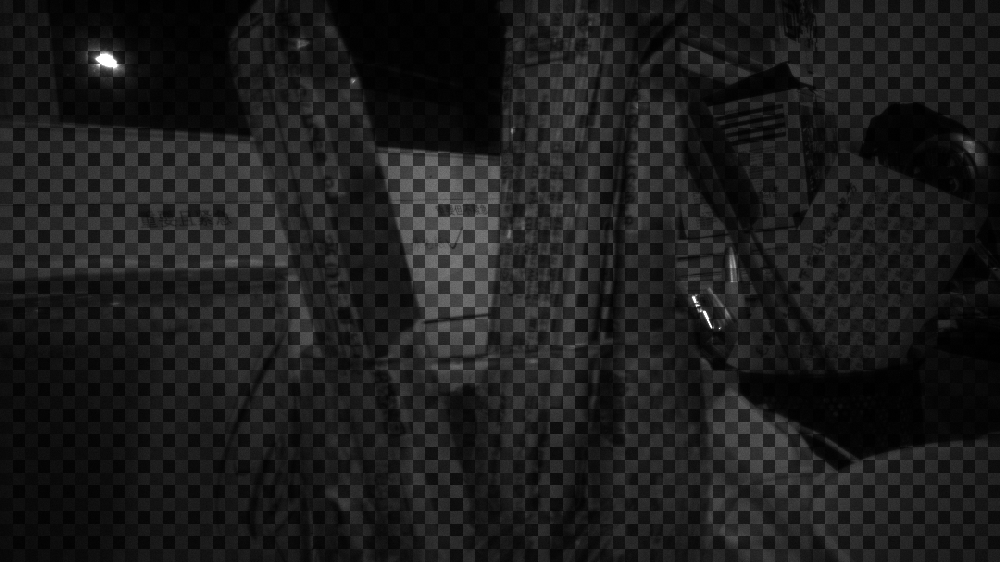
#> input picture test_raw.png, 1000 x 562 px, shrunk from 1920 x 1080 before the run
$ python parseRaw.py
#> lines starting #> are read from the running program, lines starting #| are printed output that depends on the picture
import cv2
import numpy as np

if __name__ == '__main__':
    file_path = "./test_raw.png"

    # step1 读取数据
    # ----------------------------------------------------------------------------------
    raw_data = cv2.imread(file_path, cv2.IMREAD_UNCHANGED)
#> raw_data is the input picture: shape (562, 1000) uint16; min 0, max 65408, mean 7322.1
    # ----------------------------------------------------------------------------------

    # step2 Bayer插值
    # ----------------------------------------------------------------------------------
    # Bayer array:
    # G     B
    # R     G
    raw_data_bgr = cv2.cvtColor(raw_data, cv2.COLOR_BAYER_GB2BGR)
    print('image size:', raw_data_bgr.shape)
#| image size: (562, 1000, 3)
    # ----------------------------------------------------------------------------------

    # step3 白平衡
    # ----------------------------------------------------------------------------------
    band_b = raw_data_bgr[:, :, 0]
    band_g = raw_data_bgr[:, :, 1]
    band_r = raw_data_bgr[:, :, 2]

    band_r = band_r * 2.04
    band_g = band_g
    band_b = band_b * 1.32
    # ----------------------------------------------------------------------------------

    # step4 缩放颜色尺度
    # ----------------------------------------------------------------------------------
    max_r = np.max(band_r)
#> max_r = 133432.3
    max_g = np.max(band_g)
#> max_g = 65408
    max_b = np.max(band_b)
#> max_b = 86338.6
    print('max red:', max_r, 'max green:', max_g, 'max blue:', max_b)
#| max red: 133432.32 max green: 65408 max blue: 86338.56
    min_value = min(max_r, min(max_g, max_b))
#> min_value = 65408
    print('min value:', min_value)
#| min value: 65408

    band_r_clip = np.where(band_r > min_value, min_value, band_r)
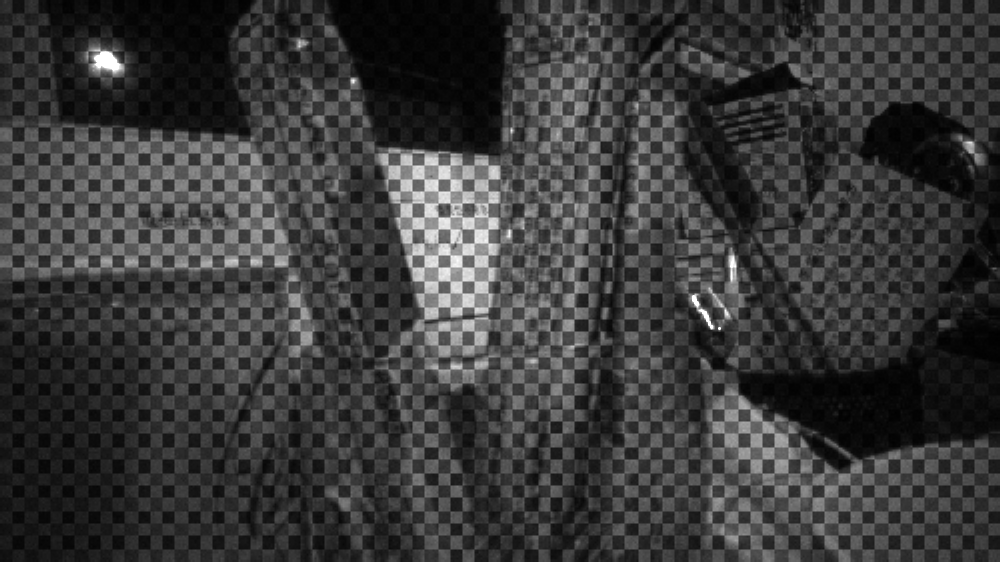
#> band_r_clip: shape (562, 1000) float64; min 0, max 65408, mean 14908.5; drawn with min black and max white
    band_g_clip = np.where(band_g > min_value, min_value, band_g)
    band_b_clip = np.where(band_b > min_value, min_value, band_b)
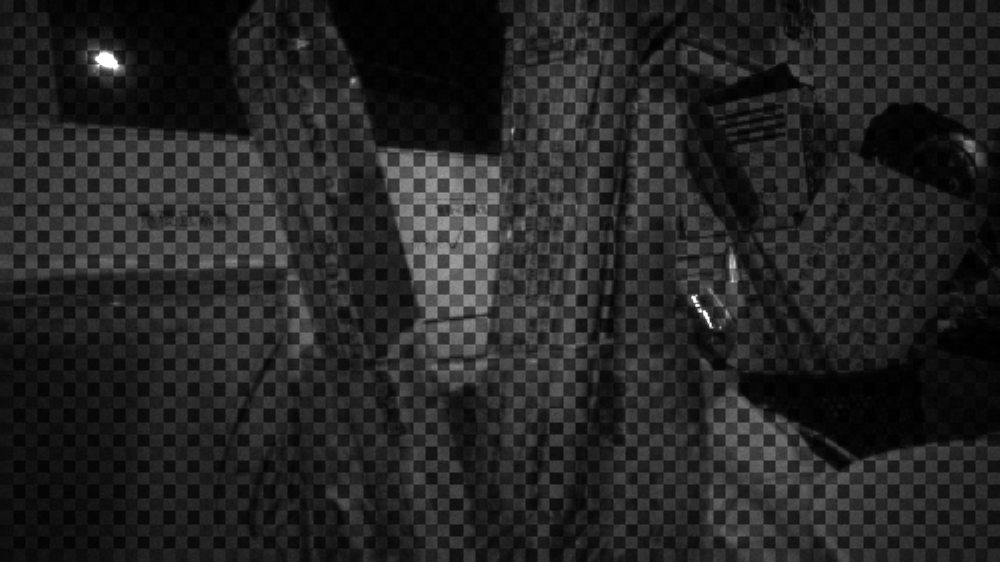
#> band_b_clip: shape (562, 1000) float64; min 84.48, max 65408, mean 9654.8; drawn with min black and max white
    # ----------------------------------------------------------------------------------

    # step5 合并波段并输出
    # ----------------------------------------------------------------------------------
    band_r_clip_int = np.zeros([band_r_clip.shape[0], band_r_clip.shape[1]], np.uint8)
    band_g_clip_int = np.zeros([band_g_clip.shape[0], band_g_clip.shape[1]], np.uint8)
    band_b_clip_int = np.zeros([band_b_clip.shape[0], band_b_clip.shape[1]], np.uint8)

    for i in range(band_r_clip.shape[0]):
        for j in range(band_r_clip_int.shape[1]):
            band_r_clip_int[i, j] = int(band_r_clip[i, j] / 256)
            band_g_clip_int[i, j] = int(band_g_clip[i, j] / 256)
            band_b_clip_int[i, j] = int(band_b_clip[i, j] / 256)

    bands = cv2.merge((band_b_clip_int, band_g_clip_int, band_r_clip_int))
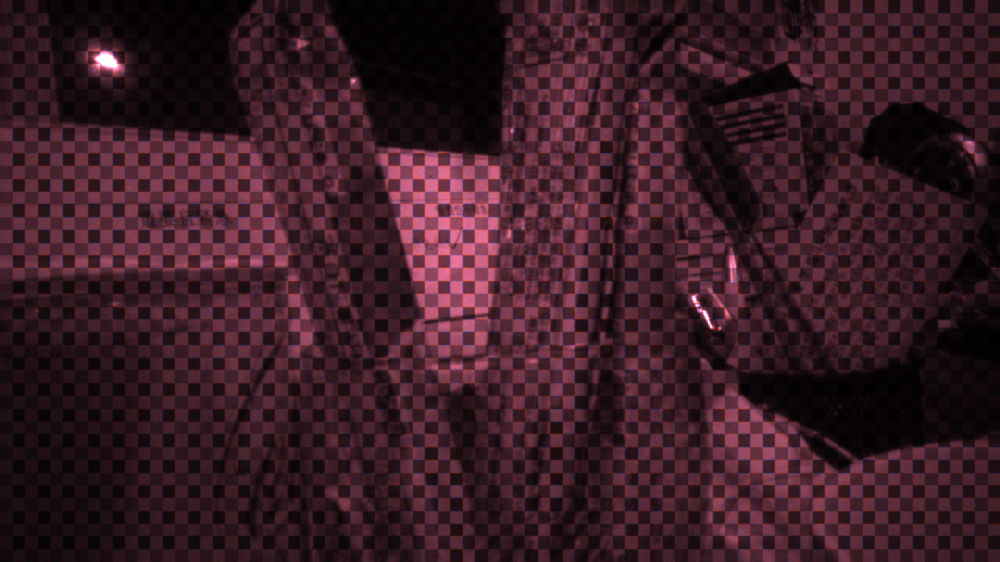
#> bands: shape (562, 1000, 3); mean of channels 0, 1, 2 37.2, 28.2, 57.7; drawn as B, G, R

    cv2.imwrite("merged.png", bands)
    # ----------------------------------------------------------------------------------
